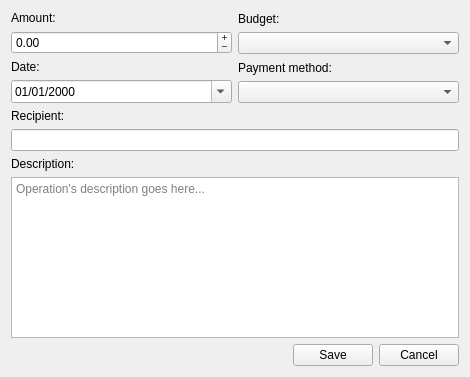
<?xml version="1.0" encoding="UTF-8"?>
<ui version="4.0">
 <class>OperationEditor</class>
 <widget class="QWidget" name="OperationEditor">
  <property name="windowModality">
   <enum>Qt::ApplicationModal</enum>
  </property>
  <property name="geometry">
   <rect>
    <x>0</x>
    <y>0</y>
    <width>470</width>
    <height>377</height>
   </rect>
  </property>
  <property name="sizePolicy">
   <sizepolicy hsizetype="Maximum" vsizetype="Maximum">
    <horstretch>0</horstretch>
    <verstretch>0</verstretch>
   </sizepolicy>
  </property>
  <property name="windowTitle">
   <string>Form</string>
  </property>
  <layout class="QVBoxLayout" name="verticalLayout_5">
   <item>
    <layout class="QGridLayout" name="gridLayout">
     <item row="0" column="0">
      <layout class="QVBoxLayout" name="verticalLayout_4">
       <item>
        <widget class="QLabel" name="amount_label">
         <property name="text">
          <string>Amount:</string>
         </property>
        </widget>
       </item>
       <item>
        <widget class="QDoubleSpinBox" name="amount">
         <property name="buttonSymbols">
          <enum>QAbstractSpinBox::PlusMinus</enum>
         </property>
         <property name="accelerated">
          <bool>true</bool>
         </property>
         <property name="prefix">
          <string/>
         </property>
         <property name="suffix">
          <string/>
         </property>
         <property name="minimum">
          <double>-1000000000.000000000000000</double>
         </property>
         <property name="maximum">
          <double>1000000000.000000000000000</double>
         </property>
        </widget>
       </item>
      </layout>
     </item>
     <item row="0" column="1">
      <layout class="QVBoxLayout" name="verticalLayout">
       <item>
        <widget class="QLabel" name="budget_label">
         <property name="text">
          <string>Budget:</string>
         </property>
        </widget>
       </item>
       <item>
        <widget class="QComboBox" name="budget"/>
       </item>
      </layout>
     </item>
     <item row="1" column="0">
      <layout class="QVBoxLayout" name="verticalLayout_2">
       <item>
        <widget class="QLabel" name="date_label">
         <property name="text">
          <string>Date:</string>
         </property>
        </widget>
       </item>
       <item>
        <widget class="QDateEdit" name="date">
         <property name="sizePolicy">
          <sizepolicy hsizetype="Preferred" vsizetype="Fixed">
           <horstretch>0</horstretch>
           <verstretch>0</verstretch>
          </sizepolicy>
         </property>
         <property name="displayFormat">
          <string>dd/MM/yyyy</string>
         </property>
         <property name="calendarPopup">
          <bool>true</bool>
         </property>
        </widget>
       </item>
      </layout>
     </item>
     <item row="1" column="1">
      <layout class="QVBoxLayout" name="verticalLayout_3">
       <item>
        <widget class="QLabel" name="payment_method_label">
         <property name="text">
          <string>Payment method:</string>
         </property>
        </widget>
       </item>
       <item>
        <widget class="QComboBox" name="payment_method"/>
       </item>
      </layout>
     </item>
    </layout>
   </item>
   <item>
    <widget class="QLabel" name="recipient_label">
     <property name="text">
      <string>Recipient:</string>
     </property>
    </widget>
   </item>
   <item>
    <widget class="QLineEdit" name="recipient"/>
   </item>
   <item>
    <widget class="QLabel" name="description_label">
     <property name="text">
      <string>Description:</string>
     </property>
    </widget>
   </item>
   <item>
    <widget class="QPlainTextEdit" name="description">
     <property name="placeholderText">
      <string>Operation's description goes here...</string>
     </property>
    </widget>
   </item>
   <item>
    <spacer name="verticalSpacer">
     <property name="orientation">
      <enum>Qt::Vertical</enum>
     </property>
     <property name="sizeHint" stdset="0">
      <size>
       <width>20</width>
       <height>0</height>
      </size>
     </property>
    </spacer>
   </item>
   <item>
    <layout class="QHBoxLayout" name="horizontalLayout">
     <item>
      <spacer name="hspacer">
       <property name="orientation">
        <enum>Qt::Horizontal</enum>
       </property>
       <property name="sizeHint" stdset="0">
        <size>
         <width>40</width>
         <height>20</height>
        </size>
       </property>
      </spacer>
     </item>
     <item>
      <widget class="QPushButton" name="save">
       <property name="text">
        <string>Save</string>
       </property>
       <property name="icon">
        <iconset resource="../../picsou.qrc">
         <normaloff>:/resources/MaterialDesign-SVG/svg/check.svg</normaloff>:/resources/MaterialDesign-SVG/svg/check.svg</iconset>
       </property>
      </widget>
     </item>
     <item>
      <widget class="QPushButton" name="cancel">
       <property name="text">
        <string>Cancel</string>
       </property>
       <property name="icon">
        <iconset resource="../../picsou.qrc">
         <normaloff>:/resources/MaterialDesign-SVG/svg/cancel.svg</normaloff>:/resources/MaterialDesign-SVG/svg/cancel.svg</iconset>
       </property>
      </widget>
     </item>
    </layout>
   </item>
  </layout>
 </widget>
 <resources>
  <include location="../../picsou.qrc"/>
 </resources>
 <connections/>
</ui>
